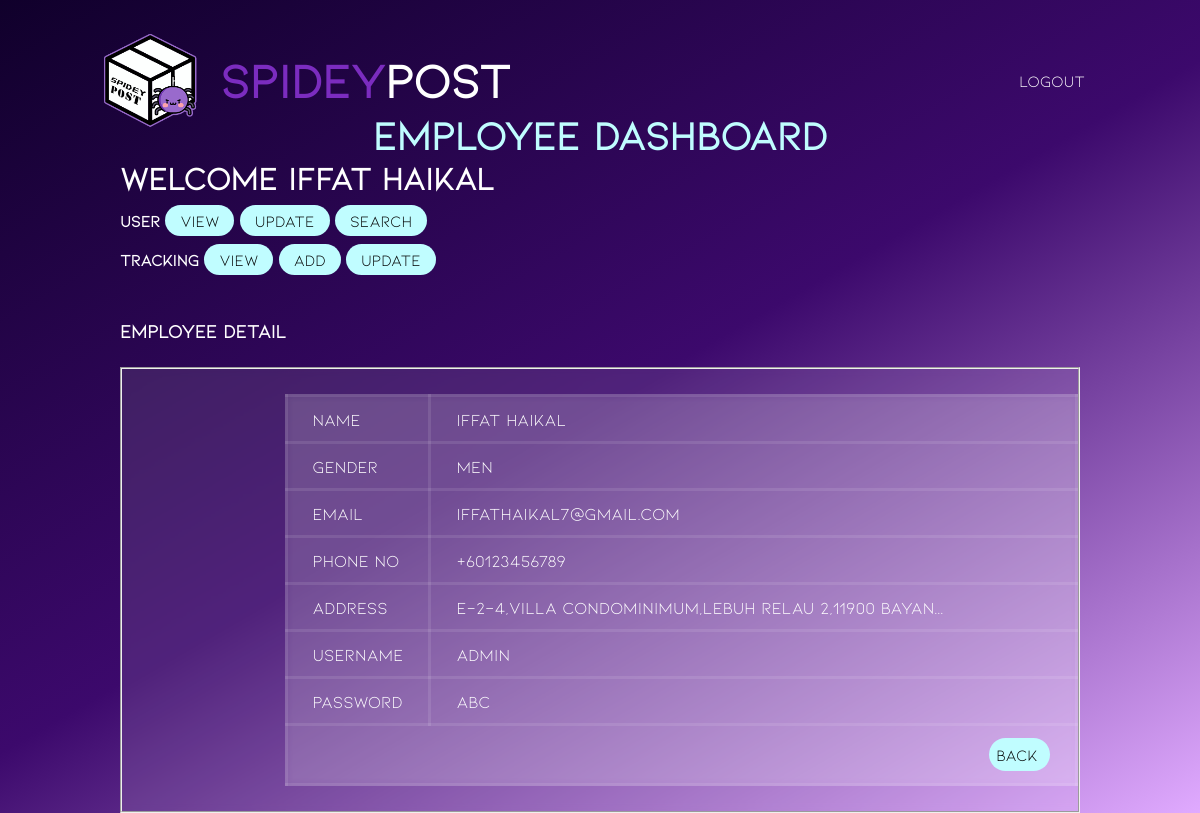
Page /employee/detail_employee.php (signed in) on the committed database.
### tables this page shows
CREATE TABLE `employee` (
  `employeeID` int(10) NOT NULL,
  `username` varchar(50) NOT NULL,
  `password` varchar(50) NOT NULL,
  `employeeName` varchar(255) NOT NULL,
  `gender` int(5) NOT NULL,
  `employeeAddress` varchar(255) NOT NULL,
  `employeeContact` varchar(12) NOT NULL,
  `employeeEmail` varchar(50) NOT NULL,
  `level` int(3) NOT NULL
);

### employee/detail_employee.php (the view, shortened to what this page needs)
<!DOCTYPE html>
<?php
include('../include/dbconn.php');
$user = $_SESSION['username'];
?>
<html lang="en">
<head>
    <link rel="stylesheet" href="./dashboard.css">
</head>
<body>
    <header id="header">
        <a href="#" class="logo">
            <img src="../Sources/Logo.png" alt="Logo">
            <h2>
                <div>Spidey</div> Post
            </h2>
        </a>
        <ul class="navigation">
            <li><a href="../login/logout.php">Logout</a></li>
        </ul>
    </header>
    <div class="container">
        <div class="bar">
            <h1> Employee Dashboard</h1>
        </div>
        <div class="main">
            <div class="greetinguser">
                <h1>Welcome <?php echo $_SESSION['username']; ?></h1>
                <b>User</b>
                <a href="view_user.php">View</a>
                <a href="update_view_user.php">Update</a>
                <a href="search_user.php">Search</a>
                <div class="track">
                    <b>Tracking</b>
                    <a href="view_tracking.php">View</a>
                    <a href="add_tracking.php">Add</a>
                    <a href="update_view_tracking.php">Update</a>
                </div>
            </div>
        </div>
        <div class="container1">
            <h3>Employee Detail </h3>
            <?php
            $query = "SELECT * FROM employee WHERE employeeName= '$user'";
            $result = mysqli_query($dbconn, $query) or die("Error: " . mysqli_error($dbconn));
            $row = mysqli_fetch_array($result);
            ?>
            <fieldset>
                <form name="edit_user" method="post" action="db_update_user.php" enctype="multipart/form-data">
                    <table class="tableContent">
                        <tr>
                            <td width="16%">Name</td>
                            <td width="84%"><?php echo ucwords(strtolower($row['employeeName'])); ?></td>
                        </tr>
                        <tr>
                            <td width="16%">Gender</td>
                            <td>
                                <?php if ($row['gender'] == 1) {
                                    echo 'MEN';
                                } ?>
                            </td>
                        </tr>
                        <tr>
                            <td width="16%">Email</td>
                            <td><?php echo $row['employeeEmail']; ?></td>
                        </tr>
                        <tr>
                            <td width="16%">Phone No</td>
                            <td><?php echo $row['employeeContact']; ?></td>
                        </tr>
                        <tr>
                            <td width="16%">Address</td>
                            <td><?php echo ucwords(strtolower($row['employeeAddress'])); ?></td>
                        </tr>
                        <tr>
                            <td width="16%">Username</td>
                            <td><?php echo $row['username']; ?>
                            </td>
                        </tr>
                        <tr>
                            <td width="16%">Password</td>
                            <td><?php echo $row['password']; ?></td>
                        </tr>
                        <tr>
                            <td align="right" colspan="2"><input type="button" name="cancel" value="Back " onclick="location.href='view_user.php'" /></td>
                        </tr>
                    </table>
                </form>
            </fieldset>
        </div>
    </div>
</body>
</html>

### employee/dashboard.css (style rules this page uses)
* { margin: 0; padding: 0; box-sizing: border-box; font-family: 'Kiona'; color: white; }
body { display: flex; justify-content: center; align-items: center; flex-wrap: wrap; background: linear-gradient(150deg, #10002b,#3c096c, #e0aaff); min-height: 100vh; background-repeat: no-repeat; background-attachment: fixed; }
#header { position: absolute; top: 0; left: 0; width: 100%; padding: 30px 100px; display: flex; justify-content: space-between; align-items: center; z-index: 10000; }
#header .logo { display: flex; color: white; font-weight: 700; font-size: 2em; text-decoration: none; }
#header .logo img { max-height: 100px; padding-right: 20px; }
#header .logo h2 { margin-top: 20px; display: flex; }
#header .logo h2 div { color: #7b2cbf; }
#header .navigation { display: flex; justify-content: center; align-items: center; }
#header .navigation li { list-style: none; margin-left: 20px; }
#header .navigation li a { text-decoration: none; padding: 6px 15px; color: white; border-radius: 20px; }
.container { position: relative; width: 80%; height: 80vh; margin-top: 5%; }
.container .bar { display: flex; justify-content: center; font-size: 20px; font-weight: 500; }
.container .bar h1 { color: #c0fdff; }
.container a { background: #c0fdff; color: #000000; padding: 6px 15px; border-radius: 20px; text-decoration: none; text-align: center; }
.greetinguser h1 { margin-bottom: 15px; }
.greetinguser .track { margin-top: 20px; }
.main { padding-bottom: 50px; }
.tableContent { border-collapse: collapse; margin: 25px 0; font-size: 17px; min-width: 400px; backdrop-filter: blur(4px); background: rgba(255, 255, 255, 0.1); }
.tableContent tbody tr { color: #fff; font-weight: 500; }
.tableContent th, .tableContent td { padding: 12px 25px; border: 3px solid rgba(255, 255, 255, 0.1); }
form { margin-left: 17%; }
form input, form textarea { padding: 15px; font-size: 16px; border: none; outline: none; background: #10002b; color: #fff; resize: none; border-radius: 30px; }
form input[type="submit"], form input[type="button"] { background: #c0fdff; color: #000000; font-weight: 500; padding: 7px; }
fieldset { margin: 25px 0; backdrop-filter: blur(4px); background: rgba(255, 255, 255, 0.1); width: 100%; }

### rows in the picture
employee: employeeName "Iffat Haikal", employeeEmail "iffathaikal7@gmail.com", employeeContact "+60123456789", employeeAddress "E-2-4,villa Condominimum,lebuh Relau 2,11900 Bayan...", username "admin", password "abc"

### other values in the picture
$_SESSION['username'] "Iffat Haikal"
